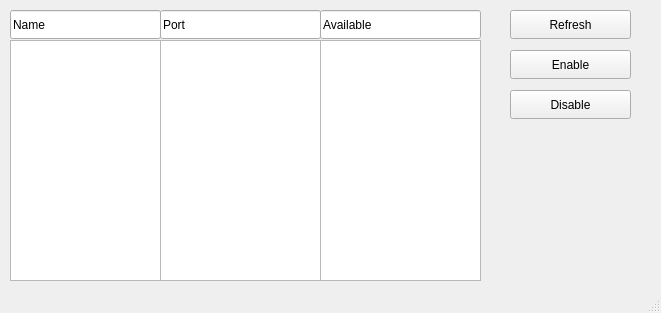
<?xml version="1.0" encoding="UTF-8"?>
<ui version="4.0">
 <class>MainWindow</class>
 <widget class="QMainWindow" name="MainWindow">
  <property name="geometry">
   <rect>
    <x>0</x>
    <y>0</y>
    <width>661</width>
    <height>313</height>
   </rect>
  </property>
  <property name="windowTitle">
   <string>Services</string>
  </property>
  <widget class="QWidget" name="centralwidget">
   <widget class="QListWidget" name="portField">
    <property name="geometry">
     <rect>
      <x>160</x>
      <y>40</y>
      <width>161</width>
      <height>241</height>
     </rect>
    </property>
   </widget>
   <widget class="QPushButton" name="refreshButton">
    <property name="geometry">
     <rect>
      <x>510</x>
      <y>10</y>
      <width>121</width>
      <height>29</height>
     </rect>
    </property>
    <property name="text">
     <string>Refresh</string>
    </property>
   </widget>
   <widget class="QListWidget" name="availableField">
    <property name="geometry">
     <rect>
      <x>320</x>
      <y>40</y>
      <width>161</width>
      <height>241</height>
     </rect>
    </property>
   </widget>
   <widget class="QPushButton" name="disableButton">
    <property name="geometry">
     <rect>
      <x>510</x>
      <y>90</y>
      <width>121</width>
      <height>29</height>
     </rect>
    </property>
    <property name="text">
     <string>Disable</string>
    </property>
   </widget>
   <widget class="QLineEdit" name="version_2">
    <property name="geometry">
     <rect>
      <x>320</x>
      <y>10</y>
      <width>161</width>
      <height>29</height>
     </rect>
    </property>
    <property name="text">
     <string>Available</string>
    </property>
   </widget>
   <widget class="QPushButton" name="enableButton">
    <property name="geometry">
     <rect>
      <x>510</x>
      <y>50</y>
      <width>121</width>
      <height>29</height>
     </rect>
    </property>
    <property name="text">
     <string>Enable</string>
    </property>
   </widget>
   <widget class="QLineEdit" name="version">
    <property name="geometry">
     <rect>
      <x>160</x>
      <y>10</y>
      <width>161</width>
      <height>29</height>
     </rect>
    </property>
    <property name="text">
     <string>Port</string>
    </property>
   </widget>
   <widget class="QListWidget" name="nameField">
    <property name="geometry">
     <rect>
      <x>10</x>
      <y>40</y>
      <width>151</width>
      <height>241</height>
     </rect>
    </property>
   </widget>
   <widget class="QLineEdit" name="package_2">
    <property name="geometry">
     <rect>
      <x>10</x>
      <y>10</y>
      <width>151</width>
      <height>29</height>
     </rect>
    </property>
    <property name="text">
     <string>Name</string>
    </property>
   </widget>
  </widget>
  <widget class="QStatusBar" name="statusbar"/>
 </widget>
 <resources/>
 <connections/>
</ui>
